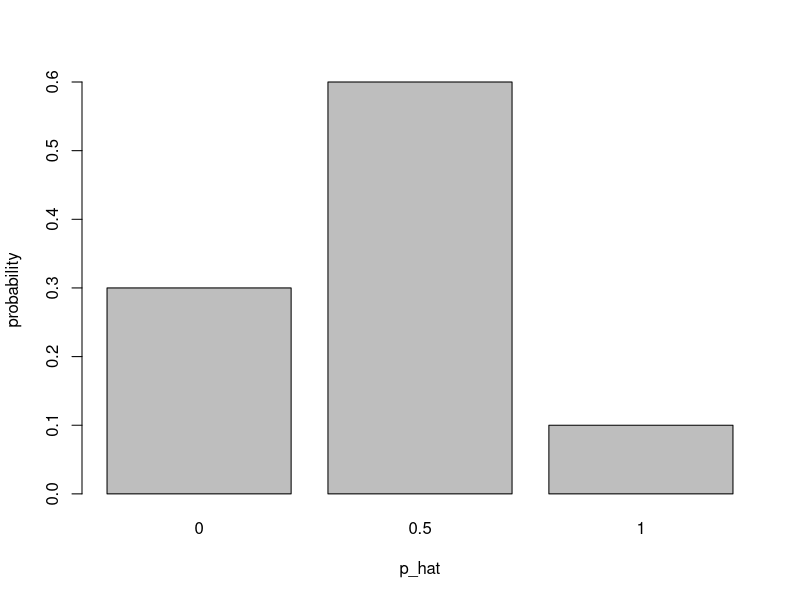
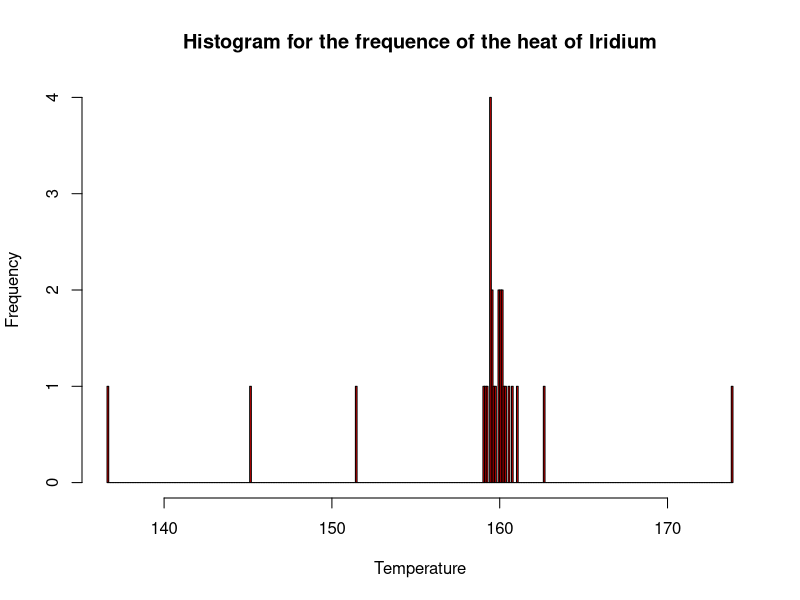
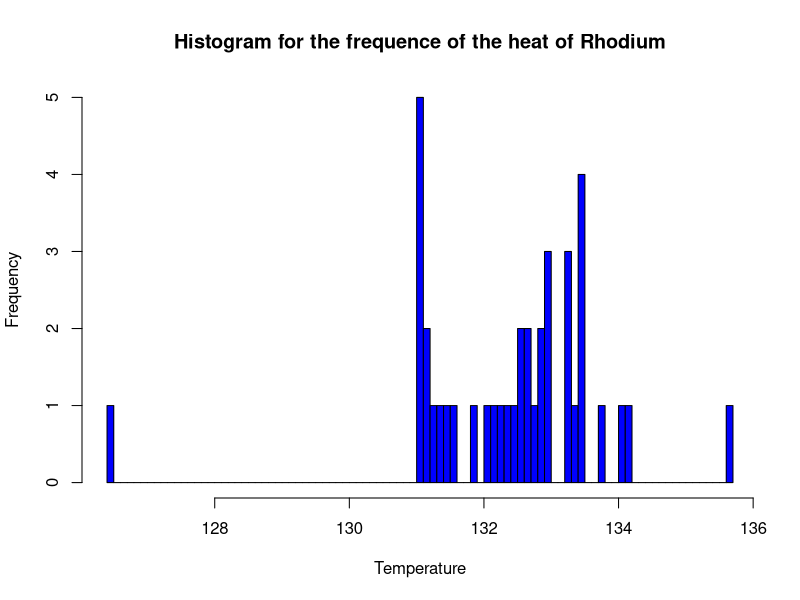
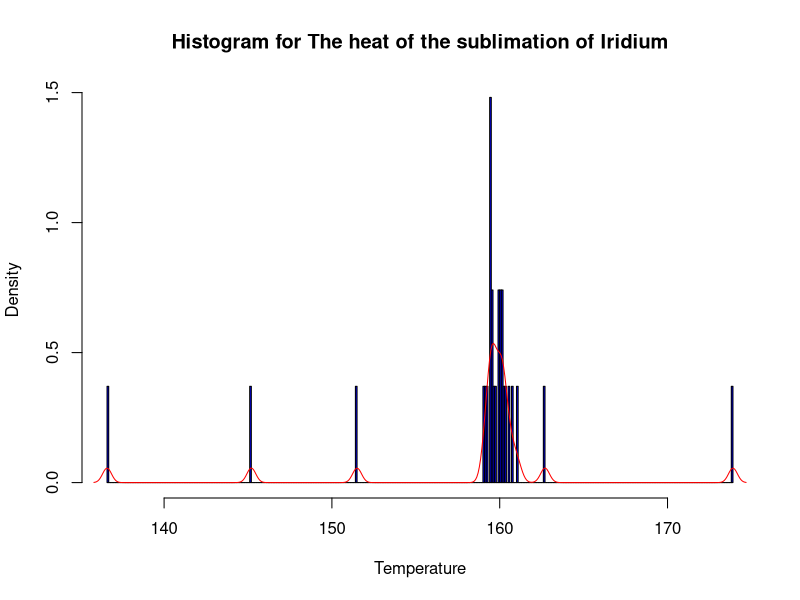
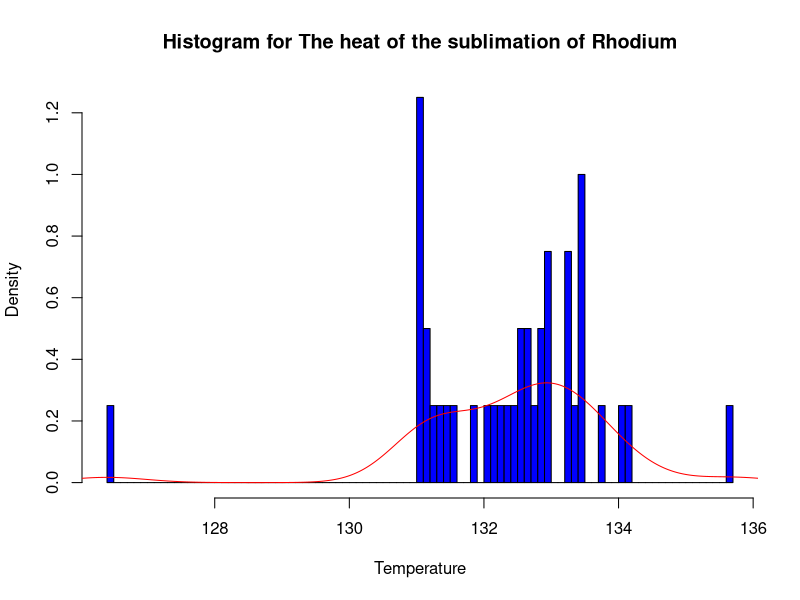
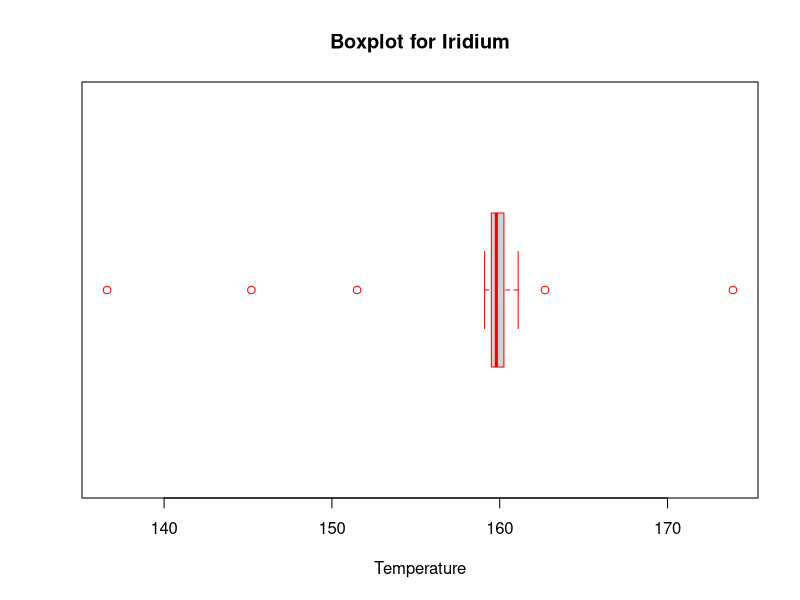
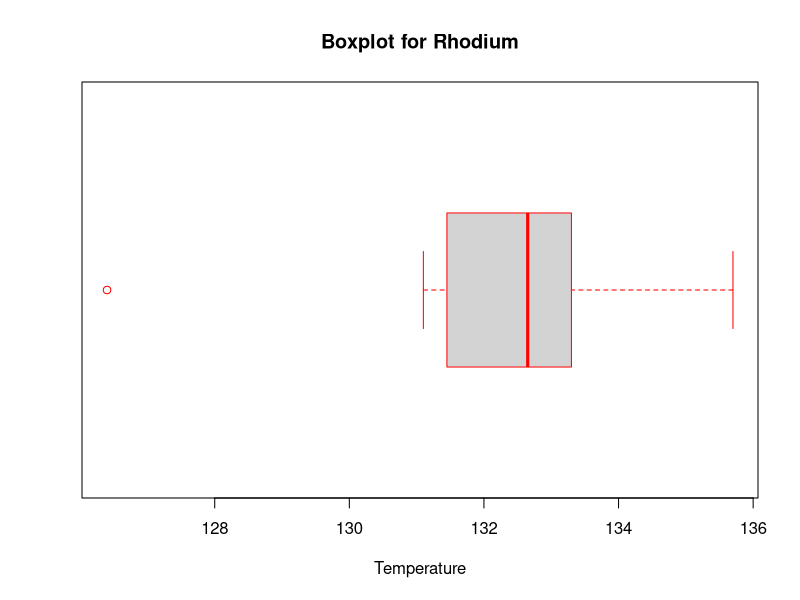
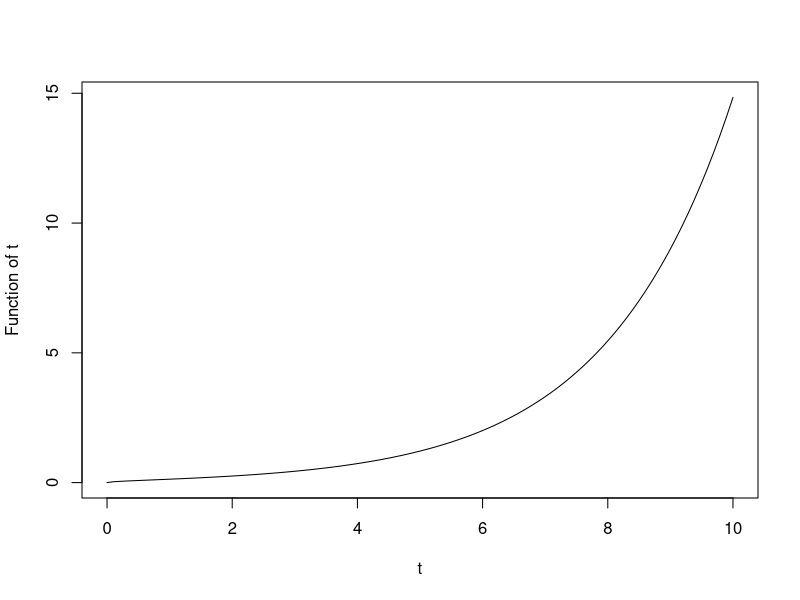

These charts were generated, in order, by the following R code:
## ---- chunk 1
p_hat = c("0","0.5","1")
probability = c(3/10,6/10,1/10)
barplot(probability,xlab = "p_hat", ylab = "probability",names.arg = c("0","0.5","1"), horiz = FALSE)
## ---- chunk 2
iridium = c(136.6,145.2,151.5, 162.7,159.1, 159.8, 160.8, 173.9, 160.1, 160.4, 
            161.1, 160.6 ,160.2, 159.5, 160.3, 159.2, 159.3, 159.6, 160.0,160.2,
            160.1, 160.0, 159.7, 159.5, 159.5, 159.6, 159.5)
rhodium = c(126.4, 135.7, 132.9, 131.5, 131.1, 131.1, 131.9, 132.7, 133.3, 132.5,
            133.0, 133.0, 132.4, 131.6, 132.6, 132.2, 131.3, 131.2, 132.1, 131.1,
            131.4, 131.2, 131.1, 131.1, 134.2, 133.8, 133.3, 133.5, 133.4, 133.5,
            133.0, 132.8, 132.6, 133.3, 133.5, 133.5, 132.3, 132.7, 132.9, 134.1)
## ---- chunk 3
iri_hist = hist(iridium, xlab = "Temperature", 
                main = "Histogram for the frequence of the heat of Iridium", 
                breaks=500, col="red")

rho_hist = hist(rhodium, xlab = "Temperature", 
                main = "Histogram for the frequence of the heat of Rhodium", 
                breaks=100, col="blue")

## ---- chunk 4
iri_hist = hist(iridium, xlab = "Temperature", main = "Histogram for The heat of the sublimation of Iridium", breaks=500, col="blue", prob = TRUE)
lines(density(iridium), col = "red")

## ---- chunk 5

rho_hist = hist(rhodium, xlab = "Temperature", main = "Histogram for The heat of the sublimation of Rhodium", breaks=100, col="blue", prob = TRUE)
lines(density(rhodium), col = "red")
## ---- chunk 6
#iri_hist = hist(iridium, xlab = "Temperature", 
#                main = "Histogram for The heat of the sublimation of Iridium", 
#                col="blue", prob = TRUE)
#lines(density(iridium),lwd = 4, col = "red")
## ---- chunk 7
#rho_hist = hist(rhodium, xlab = "Temperature", 
#                main = "Histogram for The heat of the sublimation of Rhodium",
#                col="blue",prob = TRUE)
#lines(density(rhodium),lwd = 4, col = "red")
## ---- chunk 8
message("The stem-and-leaf plot of Iridium ")
iri_stem = stem(iridium, scale = 5)
message("The stem-and-leaf plot of Rhodium ")
rho_stem = stem(rhodium, scale = 1)
## ---- chunk 9
iri_boxplot = boxplot(iridium, xlab = "Temperature",
                      border = "red",
                      main = "Boxplot for Iridium",
                      horizontal = TRUE)
rho_boxplot = boxplot(rhodium, xlab = "Temperature",
                      border = "red",
                      main = "Boxplot for Rhodium",
                      horizontal = TRUE)
## ---- chunk 10
iri_mean = mean(iridium)
rho_mean = mean(rhodium)
cat("The mean of Iridium is ",iri_mean,"\n","The mean of Rhodium is ",rho_mean)
## ---- chunk 11
iri_trim_10 = mean(iridium, trim = 0.1)
iri_trim_20 = mean(iridium, trim = 0.2)
rho_trim_10 = mean(rhodium, trim = 0.1)
rho_trim_20 = mean(rhodium, trim = 0.2)
cat("10% and 20% trimed mean of Iridium are ",iri_trim_10, " and ",iri_trim_20,"\n",
    "10% and 20% trimed mean of Rhodium are ",rho_trim_10, " and ",rho_trim_20)
## ---- chunk 12
iri_median = median(iridium)
rho_median = median(rhodium)
cat("The median of Iridium is ",iri_median,"\n","The median of Rhodium is ",rho_median)
## ---- chunk 13
iri_std_err = sd(iridium)/sqrt(length(iridium))
rho_std_err = sd(rhodium)/sqrt(length(rhodium))
cat("The standard error of Iridium is ",iri_std_err,"\n", 
    "The standard error of Rhodium is ",rho_std_err)
## ---- chunk 14
confident_inte = 0.9
norm_z = (1 + confident_inte)/2
z_alpha.5 = qnorm(norm_z)

iri_lower_bound = iri_mean - z_alpha.5 * iri_std_err
iri_upper_bound = iri_mean + z_alpha.5 * iri_std_err
cat("The 90% confidence interval of Iridium is ",iri_lower_bound," and ", iri_upper_bound)

rho_lower_bound = rho_mean - z_alpha.5 * rho_std_err
rho_upper_bound = rho_mean + z_alpha.5 * rho_std_err
cat("The 90% confidence interval of Rhodium is ",rho_lower_bound," and ", rho_upper_bound)
## ---- chunk 15
ft_sd = function(t){sqrt((exp(t)-1))/10}
curve(ft_sd, from=0., to=10, xlab="t", ylab="Function of t")
## ---- chunk 16

sample_exp_1 = rexp(100, 1)
time_1 = sample_exp_1[order(sample_exp_1 , decreasing = F)]
sample_exp_2 = rexp(100,1)
time_2 = sample_exp_2[order(sample_exp_2 , decreasing = F)]
sample_exp_3 = rexp(100,1)
time_3 = sample_exp_3[order(sample_exp_3 , decreasing = F)]
lamda = 1

log_sur_exp_1=log(1 - exp(-lamda*time_1))
log_sur_exp_2=log(1 - exp(-lamda*time_2))
log_sur_exp_3=log(1 - exp(-lamda*time_3))

std_survival = function(t){sqrt((exp(t)-1))/10}
std_1=std_survival(time_1)
std_2=std_survival(time_2)
std_3=std_survival(time_3)

plot(time_1,log_sur_exp_1, xlab = "time", ylab = "log S(t)", 
     main = "Plot the empirical log survival function",type='l', col = "green")
lines(time_2,log_sur_exp_2,type='l', col = "red")
lines(time_3,log_sur_exp_3,type='l', col = "blue")
legend('bottomright',inset=0.05,c("Sample 1","Sample 2","Sample 3"), lty=1, 
       col=c("green","red","blue"))

plot(time_1,std_1, xlab = "time", ylab = "the standard deviation of log S(t)", 
     main = "Plot the approximate standard deviation\n of the empirical log survival function",
     type='l',  col = "green")
lines(time_2,std_2,type='l', col = "red")
lines(time_3,std_3,type='l', col = "blue")
legend('topleft',inset=0.05,c("Sample 1","Sample 2","Sample 3"), lty=1, 
       col=c("green","red","blue"))
## ---- chunk 17
H_t = -pexp(time_1, rate = 1, lower.tail = FALSE, log = TRUE)
#plot(time_1,H_t,type="l",col="green", 
     #main="Plot the cumulative hazard function for Sample 1")
## ---- chunk 18
set.seed(10)
x<-sample(1:400, 100, replace=F)
time_1 = x[order(x , decreasing = F)]
x_1<-sample(0:50, 100, replace=T)
sample_1 = x_1[order(x_1 , decreasing = T)]
y<-sample(1:300, 100, replace=F)
time_2 = y[order(y , decreasing = F)]
y_1<-sample(0:50, 100, replace=T)
sample_2 = y_1[order(y_1 , decreasing = T)]

var_sur <- function(a,b) {
  var_log_sur = 1/length(a)*((b/length(b))/(1-(b/length(b))))
  #print(var_log_sur)
}

surv_1 = 1 - sample_1/length(sample_1)
log_1 = -log(surv_1)
surv_2 = 1 - sample_2/length(sample_2)
log_2 = -log(surv_2)
plot_var_1 = var_sur(time_1,sample_1)
plot_var_2 = var_sur(time_2,sample_2)

plot(time_1,log_1, xlab = "time", ylab = "the propotion of survival ", main = "Plot the empirical log survival function",type='l', col = "green")
lines(time_2,log_2,type='l', col = "red")
legend('topright',inset=0.05,c("Sample 1","Sample 2"), lty=1, col=c("green","red"))
## ---- chunk 19
plot(time_1,plot_var_1, xlab = "time", ylab = "Var[log S_n(t)]", main = "Plot the approximate standard deviation\n of the empirical log survival function",type='l', col = "green")
lines(time_2,plot_var_2,type='l', col = "red")
legend('topright',inset=0.05,c("Sample 1","Sample 2"), lty=1, col=c("green","red"))
